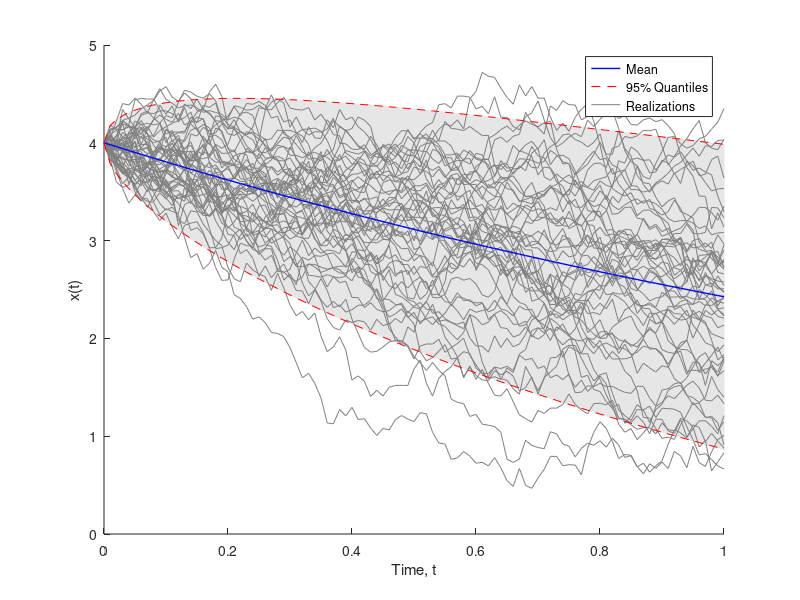

Recreate this plot in MATLAB.
%SDE_OU  Euler-Maruyama method for Ornstein-Uhlenbeck SDE
% Simulate trajectories from the OU process
% parameters 
lambda = 0.5; sigma2 = 1;
dt = 0.01;
T = (0:dt:1);
x0 = 4;
% mean and variance
M = exp(-lambda*T)*x0;
P = sigma2/(2*lambda)*(1 - exp(-2*lambda*T));
% initialize for 50 realizations
XX = zeros(50,length(T));
for n=1:size(XX,1)
   x = x0;
   for k=1:length(T)
      XX(n,k) = x;
      x = x - lambda * x * dt + sqrt(dt)*randn;
   end
end
figure(1); clf; hold on
% Shade the 95% quantiles
upper = M + 1.96*sqrt(P);
lower = M - 1.96*sqrt(P);
gray  = [.9 .9 .9];
fill([T fliplr(T)],[upper fliplr(lower)],gray,'EdgeColor',gray)
% Plot realizations
h1 = plot(T,XX,'-','Color',[.5 .5 .5],'LineWidth',0.5);
% Plot mean and quantiles
h2  = plot(T,M,'b-','LineWidth',1);
h34 = plot(T,upper,'--r',T,lower,'--r');
legend([h2(1) h34(1) h1(1)],'Mean','95% Quantiles','Realizations')
xlabel('Time, t'); ylabel('x(t)'); ylim([0 5]);
